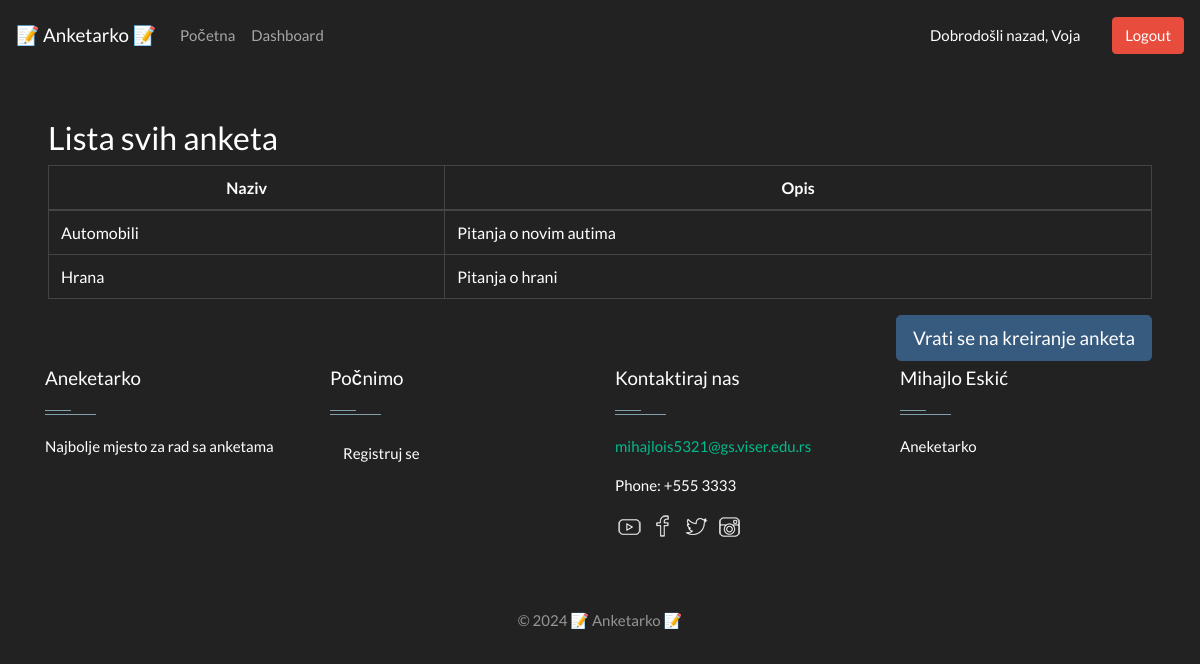
/listCategories.php (signed in), run on the app's committed database.
### tables this page shows
CREATE TABLE `categories` (
  `id` int(255) NOT NULL,
  `name` varchar(255) NOT NULL,
  `description` varchar(255) DEFAULT NULL
);

### dbConnection.php (called while the page is built, shortened)
<?php
class Database
{
    private static $user = 'root';
    private static $password = '';
    private static $dsn = 'mysql:host=localhost;dbname=zavrsni1';
    private static $dbcon;
    public static function getDb()
    {
        if (!isset(self::$dbcon)) {
            try {
                self::$dbcon = new PDO(self::$dsn, self::$user, self::$password);
            } catch (PDOException $e) {
                $msg = $e->getMessage();
                exit();
            }
        }
        return self::$dbcon;
    }
}
?>

### classes/category.php (called while the page is built, shortened)
<?php
class Category
{
    public function getAllCategories($dbcon){
        $sql = "SELECT * FROM categories";
        $pdostm = $dbcon->prepare($sql);
        $pdostm->execute();
        $categories = $pdostm->fetchAll(PDO::FETCH_OBJ);
        return $categories;
    }
}

### listCategories.php (the view, shortened to what this page needs)
<?php
require_once 'dbConnection.php';
require_once 'classes/category.php';
include_once 'header.php';
$c = new Category();
$categories =  $c->getAllCategories(Database::getDb());
$user_isAdmin=($_SESSION['userType'] );
?>
<html lang="en">
<head>
    <link href="https://stackpath.bootstrapcdn.com/bootswatch/4.4.1/darkly/bootstrap.min.css" rel="stylesheet">
</head>
<body>
<main class="m-5">
<h1 class="h3">Lista svih anketa</h1>
    <table class="table table-bordered tbl">
        <thead class="text-center">
        <tr>
            <th scope="col">Naziv</th>
            <th scope="col">Opis</th>
        </tr>
        </thead>
        <tbody>
        <?php foreach ($categories as $category) { ?>
            <tr>
                <td><?= $category->name ?></td>
                <td><?= $category->description ?></td>
            </tr>
        <?php } ?>
        </tbody>
    </table>
    <?php if ($user_isAdmin == 1){?>
    <a href="addcategory.php" id="btn_addCategory" class="btn btn-success btn-lg float-right">Dodaj kategoriju</a>
    <?php } ?><?php if ($user_isAdmin == 0){?><div>
    <a href="createSurvey.php" class="btn btn-primary btn-lg float-right">Vrati se na kreiranje anketa</a></div>
    <?php } ?>
</main>
</body>
</html>
<?php include_once 'footer.php';?>

### css/footerStyle.css (style rules this page uses)
.btn { background-color: #ff8d1e; color:#fff; }

### data on the page
categories: name "Automobili", description "Pitanja o novim autima"
categories: name "Hrana", description "Pitanja o hrani"

### other printed values
$_SESSION['username'] "Voja"
date ('Y') "2024"
